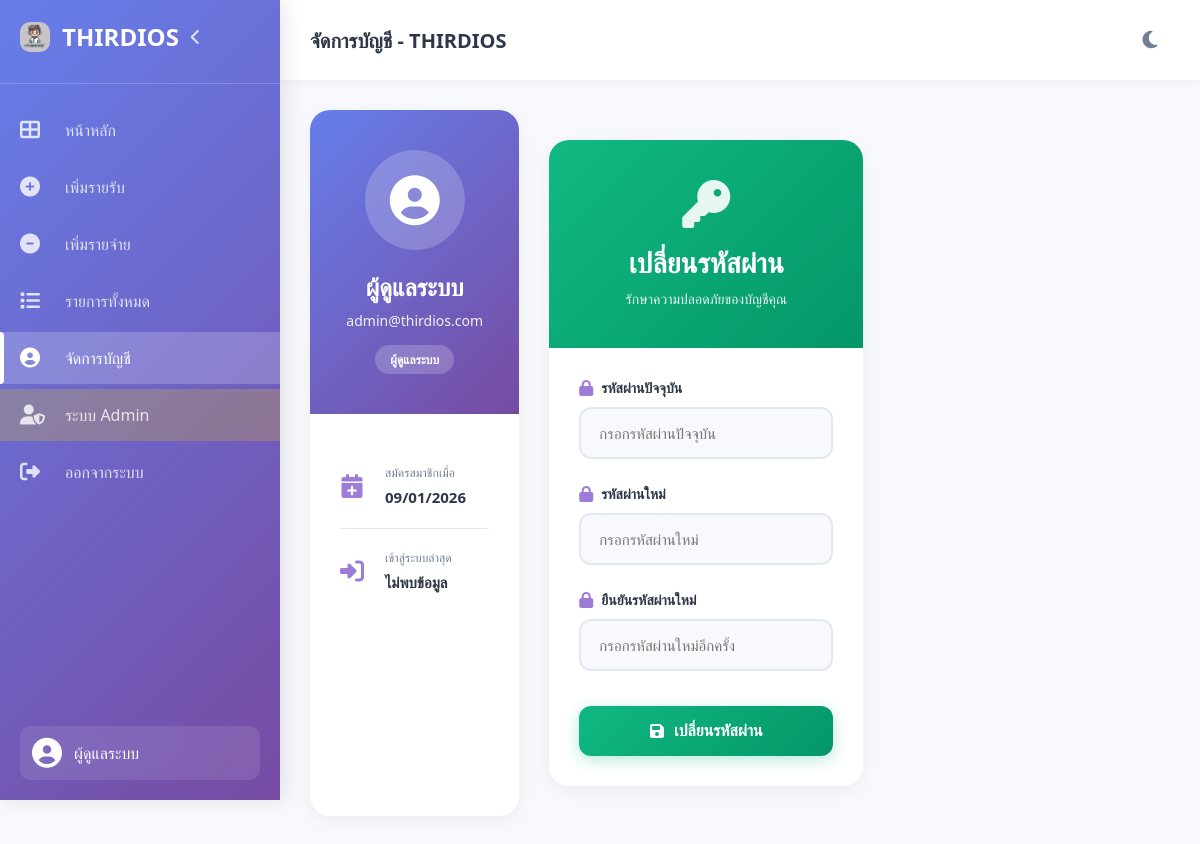
The app's page /profile.php (signed in) with its own data.
### tables this page shows
CREATE TABLE IF NOT EXISTS users (
    user_id INT PRIMARY KEY AUTO_INCREMENT,
    username VARCHAR(50) UNIQUE NOT NULL,
    email VARCHAR(100) UNIQUE NOT NULL,
    password VARCHAR(255) NOT NULL,
    full_name VARCHAR(100) NOT NULL,
    role ENUM('user', 'admin') DEFAULT 'user',
    profile_image VARCHAR(255) DEFAULT NULL,
    created_at TIMESTAMP DEFAULT CURRENT_TIMESTAMP,
    updated_at TIMESTAMP DEFAULT CURRENT_TIMESTAMP ON UPDATE CURRENT_TIMESTAMP,
    last_login TIMESTAMP NULL,
    status ENUM('active', 'inactive') DEFAULT 'active'
);

### includes/functions.php (called while the page is built, shortened)
<?php
require_once 'config.php';
function get_user_info($user_id) {
    global $conn;
    $user_id = (int)$user_id;
    $sql = "SELECT user_id, username, email, full_name, role, profile_image, created_at, last_login
            FROM users WHERE user_id = $user_id";
    $result = $conn->query($sql);
    if ($result && $result->num_rows > 0) {
        return $result->fetch_assoc();
    }
    return null;
}
?>

### profile.php (the view, shortened to what this page needs)
<?php
require_once 'includes/config.php';
require_once 'includes/functions.php';
$user_id = $_SESSION['user_id'];
$user_info = get_user_info($user_id);
?>
<!DOCTYPE html>
<html lang="th">
<head>
    <link rel="stylesheet" href="css/dashboard.css">
    <link rel="stylesheet" href="https://cdnjs.cloudflare.com/ajax/libs/font-awesome/6.4.0/css/all.min.css">
</head>
<body>
    <div class="sidebar" id="sidebar">
        <div class="sidebar-header">
            <div class="logo" id="logoToggle">
                <img src="images/logo.png" alt="Third Logo">
                <span class="logo-text">THIRDIOS</span>
                <i class="fas fa-chevron-left toggle-arrow" id="toggleArrow"></i>
            </div>
        </div>
        <nav class="sidebar-nav">
            <ul>
                <li class="nav-item">
                    <a href="dashboard.php" class="nav-link">
                        <i class="fas fa-th-large"></i>
                        <span class="nav-text">หน้าหลัก</span>
                    </a>
                </li>
                <li class="nav-item">
                    <a href="add_income.php" class="nav-link">
                        <i class="fas fa-plus-circle"></i>
                        <span class="nav-text">เพิ่มรายรับ</span>
                    </a>
                </li>
                <li class="nav-item">
                    <a href="add_expense.php" class="nav-link">
                        <i class="fas fa-minus-circle"></i>
                        <span class="nav-text">เพิ่มรายจ่าย</span>
                    </a>
                </li>
                <li class="nav-item">
                    <a href="transactions.php" class="nav-link">
                        <i class="fas fa-list"></i>
                        <span class="nav-text">รายการทั้งหมด</span>
                    </a>
                </li>
                <li class="nav-item active">
                    <a href="profile.php" class="nav-link">
                        <i class="fas fa-user-circle"></i>
                        <span class="nav-text">จัดการบัญชี</span>
                    </a>
                </li>
                <?php if ($user_info['role'] === 'admin'): ?>
                <li class="nav-item">
                    <a href="admin/index.php" class="nav-link" style="background: rgba(255, 215, 0, 0.2);">
                        <i class="fas fa-user-shield"></i>
                        <span class="nav-text">ระบบ Admin</span>
                    </a>
                </li>
                <?php endif; ?>
                <li class="nav-item">
                    <a href="#" onclick="confirmLogout()" class="nav-link">
                        <i class="fas fa-sign-out-alt"></i>
                        <span class="nav-text">ออกจากระบบ</span>
                    </a>
                </li>
            </ul>
        </nav>
        <div class="sidebar-footer">
            <div class="user-profile">
                <i class="fas fa-user-circle"></i>
                <span class="user-name"><?php echo htmlspecialchars($user_info['full_name']); ?></span>
            </div>
        </div>
    </div>
    <div class="main-content" id="mainContent">
        <header class="header">
            <div class="header-left">
                <h1>จัดการบัญชี - THIRDIOS</h1>
            </div>
            <div class="header-right">
                <button class="theme-toggle" id="themeToggle" title="สลับธีม">
                    <i class="fas fa-moon"></i>
                </button>
            </div>
        </header>
        <div class="dashboard-container">
            <div class="profile-grid">
                <div class="profile-card">
                    <div class="profile-header">
                        <div class="profile-avatar">
                            <i class="fas fa-user-circle"></i>
                        </div>
                        <h2><?php echo htmlspecialchars($user_info['full_name']); ?></h2>
                        <p><?php echo htmlspecialchars($user_info['email']); ?></p>
                        <span class="role-badge"><?php echo $user_info['role'] === 'admin' ? 'ผู้ดูแลระบบ' : 'ผู้ใช้งาน'; ?></span>
                    </div>
                    <div class="profile-info">
                        <div class="info-item">
                            <i class="fas fa-calendar-plus"></i>
                            <div>
                                <label>สมัครสมาชิกเมื่อ</label>
                                <span><?php echo date('d/m/Y', strtotime($user_info['created_at'])); ?></span>
                            </div>
                        </div>
                        <div class="info-item">
                            <i class="fas fa-sign-in-alt"></i>
                            <div>
                                <label>เข้าสู่ระบบล่าสุด</label>
                                <span><?php echo $user_info['last_login'] ? date('d/m/Y H:i', strtotime($user_info['last_login'])) : 'ไม่พบข้อมูล'; ?></span>
                            </div>
                        </div>
                    </div>
                </div>
                <div class="form-page-card">
                    <div class="form-page-header">
                        <i class="fas fa-key"></i>
                        <h2>เปลี่ยนรหัสผ่าน</h2>
                        <p>รักษาความปลอดภัยของบัญชีคุณ</p>
                    </div>
                    <form id="changePasswordForm" class="form-page">
                        <div class="form-group">
                            <label><i class="fas fa-lock"></i> รหัสผ่านปัจจุบัน</label>
                            <input type="password" name="old_password" required placeholder="กรอกรหัสผ่านปัจจุบัน">
                        </div>
                        <div class="form-group">
                            <label><i class="fas fa-lock"></i> รหัสผ่านใหม่</label>
                            <input type="password" name="new_password" required placeholder="กรอกรหัสผ่านใหม่" minlength="6">
                        </div>
                        <div class="form-group">
                            <label><i class="fas fa-lock"></i> ยืนยันรหัสผ่านใหม่</label>
                            <input type="password" name="confirm_password" required placeholder="กรอกรหัสผ่านใหม่อีกครั้ง" minlength="6">
                        </div>
                        <div class="form-actions">
                            <button type="submit" class="btn-submit">
                                <i class="fas fa-save"></i> เปลี่ยนรหัสผ่าน
                            </button>
                        </div>
                    </form>
                </div>
            </div>
        </div>
    </div>
</body>
</html>

### records on screen
users: full_name "ผู้ดูแลระบบ", email "admin@thirdios.com", created_at "09/01/2026"
